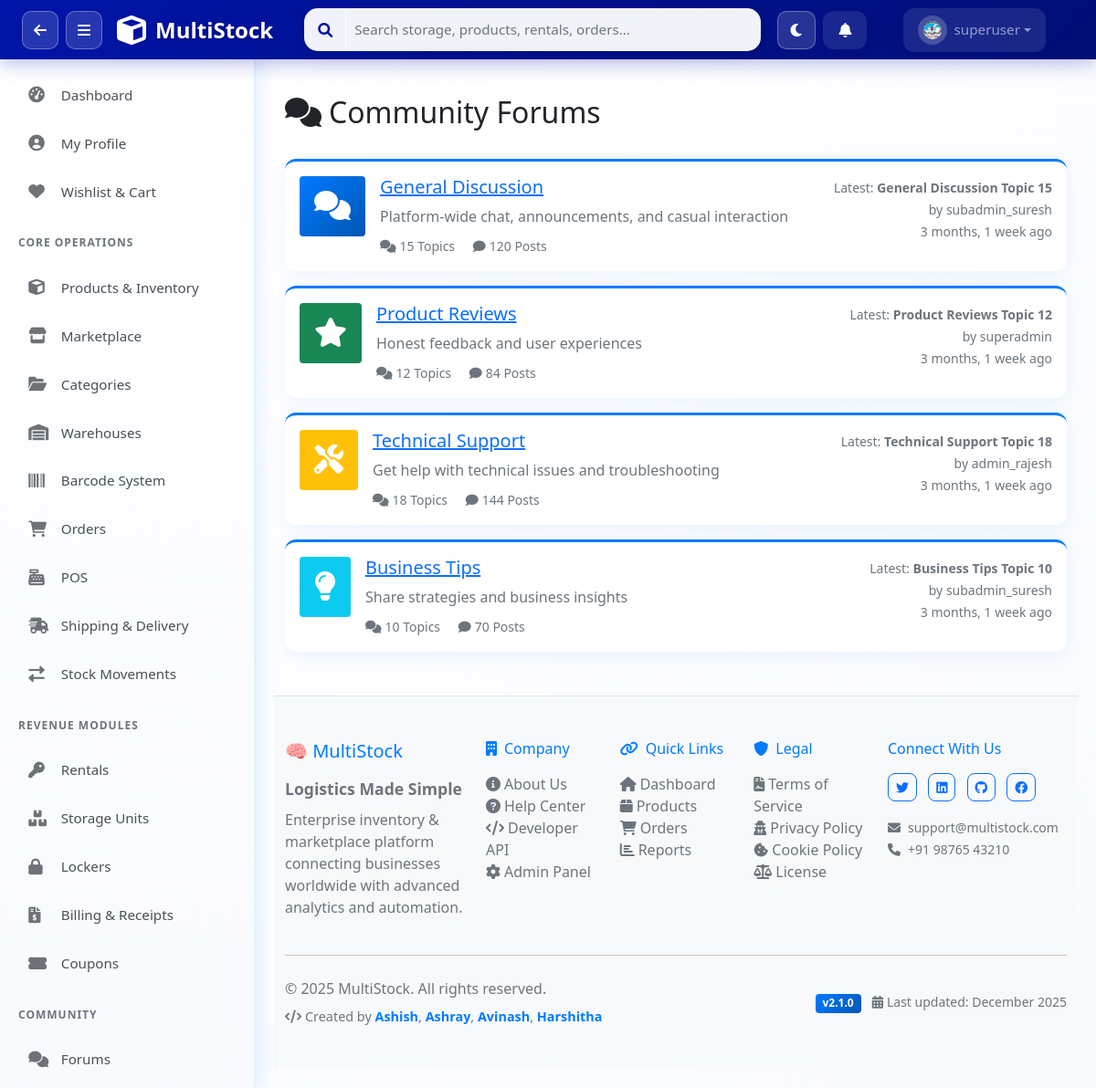
Page /forums/ (signed in) on the committed database.
### apps/users/models.py (models this page shows, shortened)
class UserProfile(models.Model):
    ROLE_CHOICES = [
        ('superadmin', 'SuperAdmin'),
        ('admin', 'Admin'),
        ('manager', 'Manager'),
        ('staff', 'Staff'),
        ('customer', 'Customer'),
    ]
    user = models.OneToOneField(User, on_delete=models.CASCADE, related_name='profile')
    role = models.CharField(max_length=20, choices=ROLE_CHOICES, default='staff')
    phone = models.CharField(max_length=20, blank=True)
    department = models.CharField(max_length=100, blank=True)
    employee_id = models.CharField(max_length=50, blank=True, unique=True, null=True)
    avatar = models.ImageField(upload_to='avatars/', blank=True, null=True)
    avatar_url = models.CharField(max_length=500, blank=True, null=True)
    bio = models.TextField(blank=True)
    is_active = models.BooleanField(default=True)
    last_login_ip = models.GenericIPAddressField(blank=True, null=True)
    created_at = models.DateTimeField(auto_now_add=True)
    updated_at = models.DateTimeField(auto_now=True)
    class Meta:
        app_label = 'users'
        verbose_name = 'User Profile'
        verbose_name_plural = 'User Profiles'

### apps/forums/models.py (models this page shows, shortened)
class ForumCategory(models.Model):
    name = models.CharField(max_length=100)
    description = models.TextField()
    icon = models.CharField(max_length=50, default='fa-comments')
    color = models.CharField(max_length=20, default='primary')
    order = models.IntegerField(default=0)
    created_at = models.DateTimeField(auto_now_add=True)
    class Meta:
        ordering = ['order', 'name']
        verbose_name_plural = 'Forum Categories'

class Topic(models.Model):
    category = models.ForeignKey(ForumCategory, on_delete=models.CASCADE, related_name='topics')
    title = models.CharField(max_length=200)
    author = models.ForeignKey(User, on_delete=models.CASCADE, related_name='topics')
    is_pinned = models.BooleanField(default=False)
    is_locked = models.BooleanField(default=False)
    views = models.IntegerField(default=0)
    created_at = models.DateTimeField(auto_now_add=True)
    updated_at = models.DateTimeField(auto_now=True)
    class Meta:
        ordering = ['-is_pinned', '-updated_at']
    def post_count(self):
        return self.posts.count()

### apps/forums/views.py (the view)
# urls.py: path('', views.forum_home, name='home'),
def forum_home(request):
	if request.user.is_authenticated and hasattr(request.user, 'role') and request.user.role.role == 'customer':
		return HttpResponseForbidden("Customers cannot access forums")
	categories = ForumCategory.objects.all()
	for cat in categories:
		cat.topic_count = cat.topics.count()
		cat.post_count = sum(t.post_count() for t in cat.topics.all())
		cat.latest = cat.topics.order_by('-updated_at').first()
	return render(request, 'forums/home.html', {'categories': categories})

### apps/permissions/context_processors.py (called while the page is built)
def user_permissions(request):
    if not request.user.is_authenticated:
        return {'user_role': 'guest', 'permissions': {}}
    user_role = get_user_role(request.user)
    permissions = PERMISSION_MATRIX.get(user_role, {})
    return {
        'user_role': user_role,
        'permissions': permissions,
    }

### templates/forums/home.html (shortened to what this page needs)
{% extends 'base.html' %}
{% block content %}
<div class="container-fluid mt-4">
    <div class="d-flex justify-content-between mb-4">
        <h2><i class="fas fa-comments me-2"></i>Community Forums</h2>
    </div>
    {% for category in categories %}
    <div class="card mb-3">
        <div class="card-body">
            <div class="d-flex">
                <div class="me-3">
                    <div class="bg-{{ category.color }} text-white rounded p-3">
                        <i class="fas {{ category.icon }} fa-2x"></i>
                    </div>
                </div>
                <div class="flex-grow-1">
                    <h5><a href="{% url 'forums:category_topics' category.id %}">{{ category.name }}</a></h5>
                    <p class="text-muted mb-2">{{ category.description }}</p>
                    <small class="text-muted">
                        <i class="fas fa-comments me-1"></i>{{ category.topic_count }} Topics
                        <i class="fas fa-comment ms-3 me-1"></i>{{ category.post_count }} Posts
                    </small>
                </div>
                <div class="text-end">
                    {% if category.latest %}
                    <small class="text-muted">
                        Latest: <strong>{{ category.latest.title|truncatewords:5 }}</strong><br>
                        by {{ category.latest.author.username }}<br>
                        {{ category.latest.updated_at|timesince }} ago
                    </small>
                    {% endif %}
                </div>
            </div>
        </div>
    </div>
    {% empty %}
    <div class="alert alert-info">No categories yet</div>
    {% endfor %}
</div>
{% endblock %}

### templates/components/navbar_actions.html (shortened to what this page needs)
<div class="navbar-nav d-flex align-items-center">
    <button class="btn btn-link text-white me-2 px-3 py-2 position-relative"
        style="border-radius: 12px; background: rgba(255,255,255,0.1); transition: all 0.3s ease;" title="Notifications"
        onclick="toggleNotifications()" id="notificationBtn">
        <i class="fas fa-bell" id="notificationIcon"></i>
    </button>
    <div class="nav-item dropdown">
        <a class="nav-link dropdown-toggle d-flex align-items-center" href="#" role="button" data-bs-toggle="dropdown"
            style="background: rgba(255,255,255,0.1); border-radius: 12px; padding: 8px 16px; transition: all 0.3s ease;">
            <div class="me-2"
                style="background: rgba(255,255,255,0.2); padding: 6px; border-radius: 50%; width: 32px; height: 32px; display: flex; align-items: center; justify-content: center;">
                {% with avatar_url=user.customer_profile.avatar_url|default:user.profile.avatar_url|default:'' %}
                    {% if avatar_url %}
                    <img src="{{ avatar_url }}" id="navbarUserPhoto" onerror="this.style.display='none';this.nextElementSibling.style.display='flex';"
                    style="width: 20px; height: 20px; border-radius: 50%; object-fit: cover;">
                    {% else %}
                    <i class="fas fa-user" style="font-size: 0.9rem;" id="navbarUserIcon"></i>
                    {% endif %}
                {% endwith %}
            </div>
            <span style="font-weight: 500;">{{ user.username }}</span>
        </a>
    </div>
</div>

### static/css/multistock.css (style rules this page uses)
.card { box-shadow: 0 0.125rem 0.25rem rgba(0, 0, 0, 0.075); }
.card { border: none; box-shadow: 0 4px 20px rgba(0, 123, 255, 0.08); background: white; border-radius: 12px; border-top: 3px solid #007bff; transition: all 0.3s ease; }
body { background: linear-gradient(135deg, #ffffff 0%, #f8faff 100%); }
.bg-primary { background: linear-gradient(135deg, #007bff 0%, #0056b3 100%) !important; }

### static/css/sidebar.css (style rules this page uses)
.nav-item, .nav-header { display: flex; align-items: center; padding: 0.85rem 1.2rem; color: #495057; text-decoration: none; transition: all 0.3s ease; cursor: pointer; border-radius: 10px; margin: 3px 12px; font-weight: 500; font-size: 0.95rem; }
body { display: flex; flex-direction: column; min-height: 100vh; }

### templates/base.html (style rules this page uses)
.btn { border-radius: 8px; font-weight: 500; }

### rows in the picture
UserProfile: avatar_url (picture)
ForumCategory: name "General Discussion", description "Platform-wide chat, announcements, and casual interaction", topic_count "15", post_count "120", latest "General Discussion Topic 15", latest.author.username "subadmin_suresh", latest.updated_at "3 months, 1 week"
ForumCategory: name "Product Reviews", description "Honest feedback and user experiences", topic_count "12", post_count "84", latest "Product Reviews Topic 12", latest.author.username "superadmin", latest.updated_at "3 months, 1 week"
ForumCategory: name "Technical Support", description "Get help with technical issues and troubleshooting", topic_count "18", post_count "144", latest "Technical Support Topic 18", latest.author.username "admin_rajesh", latest.updated_at "3 months, 1 week"
ForumCategory: name "Business Tips", description "Share strategies and business insights", topic_count "10", post_count "70", latest "Business Tips Topic 10", latest.author.username "subadmin_suresh", latest.updated_at "3 months, 1 week"

### other values in the picture
{{ user.username }} "superuser"
